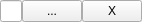
<?xml version="1.0" encoding="UTF-8"?>
<ui version="4.0">
 <class>FileWidget</class>
 <widget class="QWidget" name="FileWidget">
  <property name="geometry">
   <rect>
    <x>0</x>
    <y>0</y>
    <width>131</width>
    <height>22</height>
   </rect>
  </property>
  <layout class="QHBoxLayout" name="horizontalLayout" stretch="1,0,0">
   <property name="spacing">
    <number>0</number>
   </property>
   <property name="leftMargin">
    <number>0</number>
   </property>
   <property name="topMargin">
    <number>0</number>
   </property>
   <property name="rightMargin">
    <number>0</number>
   </property>
   <property name="bottomMargin">
    <number>0</number>
   </property>
   <item>
    <widget class="QLineEdit" name="filename">
     <property name="sizePolicy">
      <sizepolicy hsizetype="Expanding" vsizetype="Fixed">
       <horstretch>0</horstretch>
       <verstretch>0</verstretch>
      </sizepolicy>
     </property>
     <property name="readOnly">
      <bool>true</bool>
     </property>
    </widget>
   </item>
   <item>
    <widget class="QPushButton" name="open">
     <property name="sizePolicy">
      <sizepolicy hsizetype="Fixed" vsizetype="Fixed">
       <horstretch>0</horstretch>
       <verstretch>0</verstretch>
      </sizepolicy>
     </property>
     <property name="minimumSize">
      <size>
       <width>60</width>
       <height>0</height>
      </size>
     </property>
     <property name="maximumSize">
      <size>
       <width>60</width>
       <height>16777215</height>
      </size>
     </property>
     <property name="text">
      <string>...</string>
     </property>
    </widget>
   </item>
   <item>
    <widget class="QPushButton" name="clear">
     <property name="sizePolicy">
      <sizepolicy hsizetype="Fixed" vsizetype="Fixed">
       <horstretch>0</horstretch>
       <verstretch>0</verstretch>
      </sizepolicy>
     </property>
     <property name="minimumSize">
      <size>
       <width>60</width>
       <height>0</height>
      </size>
     </property>
     <property name="maximumSize">
      <size>
       <width>60</width>
       <height>16777215</height>
      </size>
     </property>
     <property name="text">
      <string>X</string>
     </property>
    </widget>
   </item>
  </layout>
 </widget>
 <resources/>
 <connections/>
</ui>
